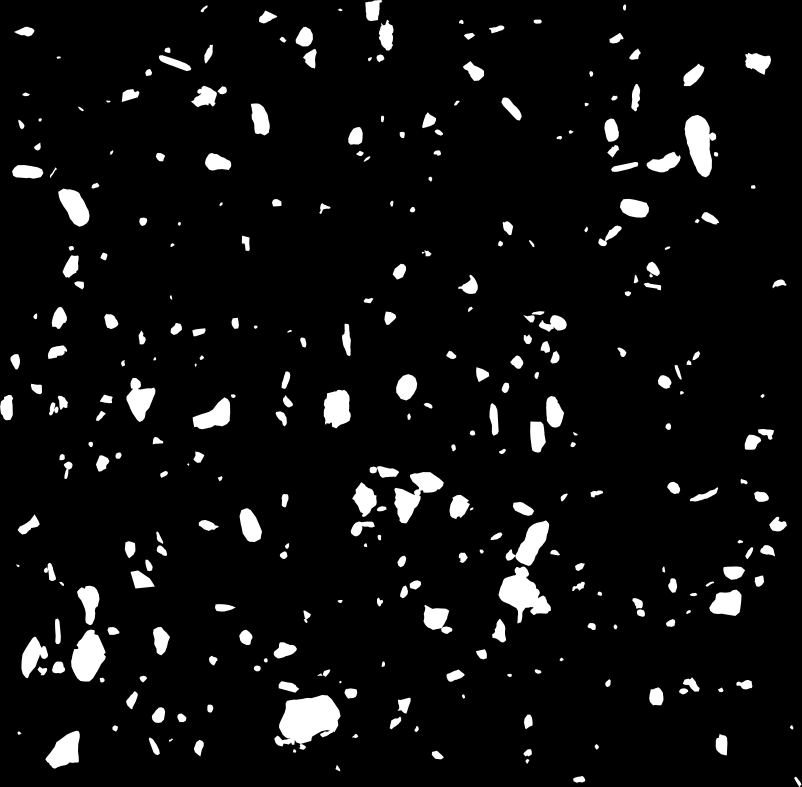
#> input picture gross_section.png, 4006 x 3932 px, given in place of new_surface.png, which was not available (shown at 1/5 size)
$ jupyter execute --allow-errors contour_extraction.ipynb   (text cells are left out)
#> lines starting #> are read from the running program, lines starting #| are printed output that depends on the picture; after the words box and inside, x2 and y2 are one past the last pixel; in counts of white or black regions, pixels touching at a corner belong together; pictures that were not available may be replaced by others from this repository, and a replacement may not be noted
[cell 1]
import numpy as np
import pickle
import cv2, copy
import matplotlib.pyplot as plt
from mpl_toolkits import mplot3d
from matplotlib import pyplot as plt
import matplotlib.tri as tri
plt.style.use('tableau-colorblind10')
plt.rcParams['text.usetex'] = False
from IPython.display import set_matplotlib_formats
import matplotlib.tri as mtri
from mpl_toolkits.mplot3d import Axes3D
from matplotlib import rc
from matplotlib import cm, colors
from matplotlib.colors import LightSource
#set_matplotlib_formats('pdf') # For vectorized output of the figures

'''

font = {'family': 'Amiri',
        'color':  'black',
        'weight': 'normal',
        'size': 12,
        }
'''
from scipy import interpolate
#!apt-get install gmsh
#!pip install meshio
#!pip install gmsh
import gmsh, sys
import subprocess

[cell 2]
from PIL import Image

# Abrir a imagem original
imagem = Image.open("/content/new_surface.png")  # Substitua pelo seu arquivo
#> imagem is the input picture: PIL image 4006x3932 RGBA; mean R, G, B, A 15.4, 15.4, 15.4, 255

# Definir as coordenadas do recorte (esquerda, superior, direita, inferior)
area_recorte = (500, 500, 1500, 1500)  # Exemplo: recorte de 1000x1000 px no centro

# Aplicar o recorte
imagem_recortada = imagem.crop(area_recorte)
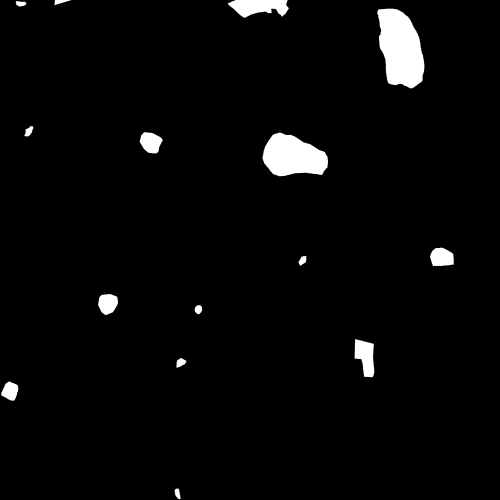
#> imagem_recortada: PIL image 1000x1000 RGBA (shown at 1/2 size); mean R, G, B, A 7.8, 7.8, 7.8, 255

# Salvar a imagem recortada
imagem_recortada.save("/content/new_surface_recorte.png")

[cell 3]
filename = '/content/new_surface_recorte.png'
# [5 lines of commented-out code are left out]
img = cv2.imread(filename)
#> img: shape (1000, 1000, 3); min 0, max 255, mean 7.8
plt.imshow(img)
#> (this line was passed over: IPython is not available in this run)
plt.title("Input test image")
#> (this line was passed over: IPython is not available in this run)
plt.show()

# Find contours with certain threshold.. (manual job depends on the image)
gray = cv2.cvtColor(img, cv2.COLOR_BGR2GRAY)
_, threshold = cv2.threshold(gray, 127, 255, cv2.THRESH_BINARY)
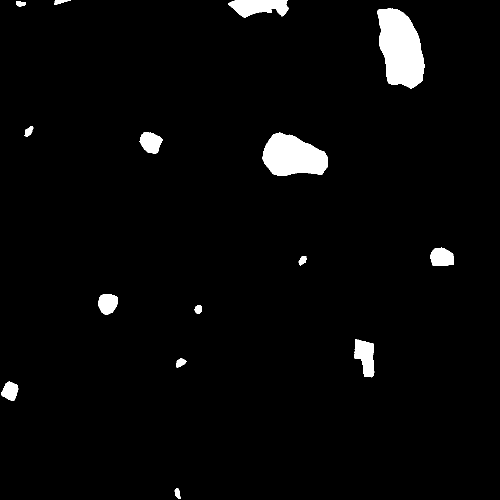
#> threshold: shape (1000, 1000) (shown at 1/2 size); 3.1% white; 15 white regions
contours, hierarchy = cv2.findContours(threshold, cv2.RETR_EXTERNAL, cv2.CHAIN_APPROX_NONE)
#> contours = 15 contours; largest, box (x1, y1, x2, y2) and area: (755, 17, 849, 177) 10712, (525, 265, 656, 352) 8026, (456, 0, 578, 35) 2820, (709, 678, 749, 755) 1979, (860, 495, 908, 532) 1360

def extract_contours(contours):
    myconts = {}
    for i, contour in enumerate(contours):
        myconts[str(i)] = np.array(contour)
#> this loop made 15 passes
#> after the loop, myconts = 15 items
    return myconts

def plot_contours(contours_dict):
    for k, cont in enumerate(contours_dict):
        # fig = plt.figure()
        # ax = fig.add_subplot(111)
        coord = contours_dict[str(cont)][:, 0, :]
        plt.plot(coord[:, 0], -coord[:, 1], label="C#{}".format(cont))
        plt.gca().set_aspect('equal')
        plt.axis('off')
    #plt.legend()

myconts = extract_contours(contours)
#> myconts = 15 items
del myconts['1']
del myconts['5']
#> (the rest of this cell did not finish here and is left out)

[cell 4]
# Make an arranged loop of the coordinates that can be connected with a line

import numpy as np

# Make an arranged loop of the coordinates that can be connected with a line

def make_looped_contour(coordinates):
    coordinates = np.unique(coordinates, axis=0)
    new_coordinates =  np.zeros(coordinates.shape)
    _updated_coord = np.zeros(new_coordinates.shape)

    threshold = max([max(coordinates[:,0]), max(coordinates[:,0])]) ** 20
    # pick up the first point (closet to the origin)
    _temp_rads = np.sqrt(coordinates[:, 0]**2 + coordinates[:, 1]**2)
    # wander = np.where(_temp_rads == min(_temp_rads))
    # wander_2 = (wander[0][:1],)
    # new_coordinates[0, :] = coordinates[wander_2, :]
    new_coordinates[0, :] = coordinates[np.where(_temp_rads == min(_temp_rads)), :]
    coordinates[np.where(_temp_rads == min(_temp_rads)), :] = [threshold, threshold]

    for i in range(1, len(coordinates[:,0])-2):
        _updated_coord[:, 0] = coordinates[:, 0] - new_coordinates[i-1, 0]
        _updated_coord[:, 1] = coordinates[:, 1] - new_coordinates[i-1, 1]
        _temp_rads = np.sqrt(_updated_coord[:, 0]**2 + _updated_coord[:, 1]**2)
        _curernt_idx = np.where(_temp_rads == min(_temp_rads))
        try:
            new_coordinates[i, :] = coordinates[_curernt_idx, :]
        except:
            # In case we have more than one point with equal distances take the first
            temp = coordinates[_curernt_idx, :]
            new_coordinates[i, :] = temp[0,0, :]
        coordinates[_curernt_idx, :] = [threshold, threshold]

    # Close the loop...
    new_coordinates[i+1, :] = new_coordinates[0, :]
    new_coordinates = np.delete(new_coordinates,(i+2), axis=0)
    return new_coordinates


def parameterise_contours(contours_dict, normalize_scale=False, normalize_location=False):
#> called with normalize_scale = False, normalize_location = False
    para_conts = {}
    for i, contour in enumerate(contours_dict):
        coord = contours_dict[str(contour)][:, 0, :]
        new_coord = make_looped_contour(coord)
        if normalize_scale:
            scale_x = max(new_coord[:,0]) - min(new_coord[:,0])
            scale_y = max(new_coord[:,1]) - min(new_coord[:,1])
            new_coord[:,0] /= scale_x
            new_coord[:,1] /= scale_y
        if normalize_location:
            new_coord[:,0] -= np.mean(new_coord[:,0])
            new_coord[:,1] -= np.mean(new_coord[:,1])
        para_conts[str(i)] = new_coord
#> this loop made 13 passes
#> (contour, threshold in make_looped_contour) on passes 1 to 12: ('0', 1152921504606846976), ('2', 6604829020213215232), ('3', 2892209261771751424), ('4', 2156952340791141713), ('6', 490717537034567680), ('7', -660419564214547983), ('8', 1484115619271879361), ('9', 8778713041907744768), ('10', -1349654029263699968), ('11', 0), ('12', -5571182145444745519), ('13', -6709929675464766207)
#> after the loop, para_conts = 13 items
    return para_conts

mypara_conts = parameterise_contours(myconts)
#> mypara_conts = 13 items

test_coord = mypara_conts["0"]
#> test_coord = 46 pairs, first value 349 to 360, second value 977 to 997

# Create figure and axes
#> (the rest of this cell did not finish here and is left out)

[cell 5]
# Resample the signals
def resample_nonuniform_signals(signal, points_num=2**8):
    _signal_x = np.linspace(1, len(signal), len(signal))
    new_signal_x = np.linspace(min(_signal_x), max(_signal_x), points_num)
    fcubic = interpolate.interp1d(_signal_x, signal, kind='cubic') #, kind='cubic'
    new_signal = fcubic(new_signal_x)
    return new_signal_x, new_signal

def uniformly_parameterised_contour(contours_dict, points_num=2**8):
#> called with points_num = 1024
    uni_para_conts = {}
    for i, contour in enumerate(contours_dict):
        coord = contours_dict[str(contour)]
        _, res_x = resample_nonuniform_signals(coord[:,0], points_num)
        _, res_y = resample_nonuniform_signals(coord[:,1], points_num)
        uni_para_conts[str(i)] = np.array([res_x, res_y])
#> this loop made 13 passes
#> contour on passes 1 to 12: '0', '1', '2', '3', '4', '5', '6', '7', '8', '9', '10', '11'
#> after the loop, uni_para_conts = 13 items
    return uni_para_conts

# resampled_x1, resampled_y1 = resample_nonuniform_signals(new_coordinates1[:,1], 2**5)
myuni_para_conts = uniformly_parameterised_contour(mypara_conts, points_num=2**10)
#> myuni_para_conts = 13 items
coords_uni_x = myuni_para_conts["0"][0]; coords_uni_y = myuni_para_conts["0"][1]
#> after `coords_uni_x = myuni_para_conts['0'][0]`: coords_uni_x = 1024 values, max 360.1 at index 463, min 349 at index 1003, mean 355.3
#> after `coords_uni_y = myuni_para_conts['0'][1]`: coords_uni_y = 1024 values, max 997.1 at index 605, min 976.9 at index 82, mean 987.2
coords_uni_x2 = myuni_para_conts["1"][0]; coords_uni_y2 = myuni_para_conts["1"][1]
#> after `coords_uni_x2 = myuni_para_conts['1'][0]`: coords_uni_x2 = 1024 values, max 372.2 at index 235, min 352.9 at index 831, mean 360.7
#> after `coords_uni_y2 = myuni_para_conts['1'][1]`: coords_uni_y2 = 1024 values, max 734.1 at index 601, min 715.7 at index 9, mean 725.6


plt.plot(coords_uni_x, -coords_uni_y, 'ok', label='Uniform', markersize=1)
#> (this line was passed over: IPython is not available in this run)
#plt.plot(coords_uni_x2, -coords_uni_y2, '+b', label='Uniform', markersize=1)
plt.title("Uniformly sampled vs. the original signal")
#> (this line was passed over: IPython is not available in this run)
plt.legend()
#> (this line was passed over: IPython is not available in this run)
plt.show();

[cell 6]
def expand_signal_1D(signal_1D):
    # rFFT with conjugate symmetry assuming the inputs are only real
    coefs = np.fft.rfft(signal_1D, norm=None)
    return coefs

def reconstruct_1D_signal(coefs, max_freq):
    # irFFT with conjugate symmetry assuming the inputs are only real
    if max_freq != []:
        window = np.zeros(len(coefs))
        window[:max_freq] = 1
        rec_signal = np.fft.irfft(coefs*window, norm=None)
    else:
        rec_signal = np.fft.irfft(coefs, norm=None)
    return rec_signal.real

def expand_contour_signals(contours_dict, compute_moments=False):
#> called with compute_moments = False
    expand_conts = {}
    moments = {}
    for i, contour in enumerate(contours_dict):
        sig_x = expand_signal_1D(contours_dict[str(contour)][0])
        sig_y = expand_signal_1D(contours_dict[str(contour)][1])
        '''
        if np.any(np.iscomplex(sig_y)) or np.any(np.iscomplex(sig_y)):
            break;
        '''
        expand_conts[str(i)] = np.array([sig_x, sig_y])
        moments[str(i)] = sig_y * sig_y.conj() + sig_y * sig_y.conj()
#> after the loop, expand_conts = 13 items; moments = 13 items
    print("Max. Freq used was: {}".format(len(sig_y)))
#| Max. Freq used was: 513
    if compute_moments:
        return expand_conts, moments
    else:
        return expand_conts

def reconstruct_contour_signals(contours_dict, max_freq = [], specific_segments = []):
#> called with max_freq = 513
    rec_conts = {}
    for i, contour in enumerate(contours_dict):
        if specific_segments != []:
            #sig_x_sc = max(contours_dict[str(contour)][0])
            #sig_y_sc = max(contours_dict[str(contour)][1])
            sig_x = contours_dict[str(contour)][0][:specific_segments]
            #sig_x /= max(sig_x); sig_x *= sig_x_sc
            sig_y = contours_dict[str(contour)][1][:specific_segments]
            #sig_y /= max(sig_y); sig_y *= sig_y_sc
        else:
            sig_x = contours_dict[str(contour)][0]
            sig_y = contours_dict[str(contour)][1]
        rec_x = reconstruct_1D_signal(sig_x, max_freq)
        rec_y = reconstruct_1D_signal(sig_y, max_freq)

        # close the loops
        if specific_segments != []:
            rec_x = np.append(rec_x, rec_x[0])
            rec_y = np.append(rec_y, rec_y[0])
        rec_conts[str(contour)] = np.array([rec_x, rec_y])
#> after the loop, rec_conts = 13 items
    return rec_conts

def plot_surfaces(contours_dict):
    for k, co in enumerate(contours_dict):

        coord_x = contours_dict[str(k)][0]
        coord_y = -contours_dict[str(k)][1]
        plt.plot(coord_x, coord_y, label="C#{}".format(co))
    plt.gca().set_aspect('equal')
    #plt.axis('off')

    #plt.legend();

max_rec = 513#10**3
myrec_contours = reconstruct_contour_signals(expand_contour_signals(myuni_para_conts), max_rec)
#> myrec_contours = 13 items
test_rec_x, test_rec_y = myrec_contours["0"][0], myrec_contours["0"][1]
#> test_rec_x has the same summary as coords_uni_x; test_rec_y has the same summary as coords_uni_y
#> the loop in plot_surfaces, `for k, co in enumerate(contours_dict): ` made 1 pass
#test_rec_x2, test_rec_y2 = myrec_contours["1"][0], myrec_contours["1"][1]

plot_surfaces(myrec_contours)
#> (the call stopped at in plot_surfaces, `plt.plot(coord_x, coord_y, label="C#{}".format(co))`: IPython is not available in this run)

[cell 7]
_, my_moments = expand_contour_signals(myuni_para_conts, True)
#> the loop in expand_contour_signals (call 2), `for i, contour in enumerate(contours_dict):` made 13 passes
#| Max. Freq used was: 513
#> my_moments = 13 items

H = 0.7
eigenvalues = np.linspace(1, 512, 512)

Beta = -1*(2+2*H)
Beta = -3.212 * 0.5
FITTED_LINE = 0.52 * eigenvalues**(Beta)

PSD = my_moments[str(0)][:-1].real
#> PSD = 512 values, max 2.04e+12 at index 0, min 0.00559 at index 511, mean 3.99e+09
print(len(my_moments))
#| 13

PSD /= PSD[0] # Normalise the PSD (not importanat but to have resonable numbers)
#> PSD = 512 values, max 1 at index 0, min 2.73e-15 at index 511, mean 0.00195

# www = []
#> (the rest of this cell did not finish here and is left out)

[cell 8]
segments = 5#10**3
# max_rec2 = 3#10**1
# final_max_freq = min([max_rec2, segments])
final_max_freq = [] # To use the max freq found!
final_max_freq = 2
myrec_contours_custom = reconstruct_contour_signals(expand_contour_signals(myuni_para_conts), final_max_freq, specific_segments = segments)
#| Max. Freq used was: 513
#> the loop in reconstruct_contour_signals (call 2), `for i, contour in enumerate(contours_dict):` made 13 passes
#> (contour, rec_y) on passes 11, 13: ('10', [588.3, 1052.8, 1428.5, 1495.4, 1214.2, 749.7, 374, 307.1]), ('12', [533.9, 800.1, 797.6, 527.7, 148.6, -117.6, -115.1, 154.8])
#> myrec_contours_custom = 13 items

plot_surfaces(myrec_contours_custom)
#> (the call stopped at in plot_surfaces, `plt.plot(coord_x, coord_y, label="C#{}".format(co))`: IPython is not available in this run)
#plot_contours(myconts)

$ run again, on new_surface_recorte.png
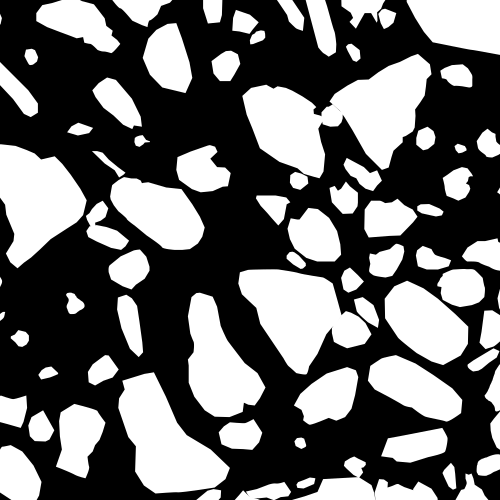
#> input picture new_surface_recorte.png, 1000 x 1000 px, given in place of new_surface.png, which was not available (shown at 1/2 size)
#> imagem is the input picture: PIL image 1000x1000 RGB; min 0, max 255, mean 104.8
#> `imagem_recortada = imagem.crop(area_recorte)`:
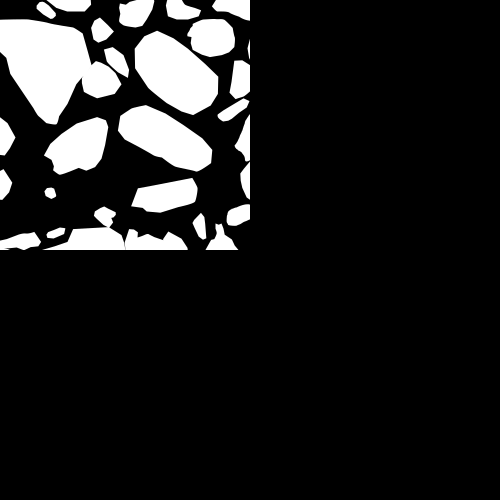
#> imagem_recortada: PIL image 1000x1000 RGB (shown at 1/2 size); min 0, max 255, mean 30.9
#> `_, threshold = cv2.threshold(gray, 127, 255, cv2.THRESH_BINARY)`:
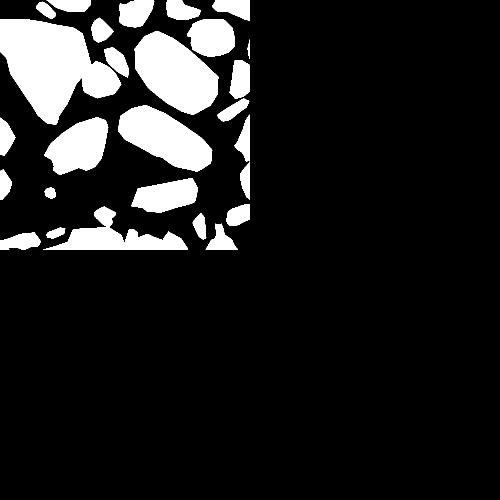
#> threshold: shape (1000, 1000) (shown at 1/2 size); 12.1% white; 27 white regions
#> contours = 27 contours; largest, box (x1, y1, x2, y2) and area: (0, 39, 243, 249) 29107, (269, 62, 437, 230) 17743, (236, 210, 425, 343) 14108, (88, 234, 217, 349) 9383, (86, 413, 375, 500) 9240
#> the loop in extract_contours, `for i, contour in enumerate(contours):` made 27 passes
#> after the loop in extract_contours, `for i, contour in enumerate(contours):`: myconts = 27 items
#> the loop in parameterise_contours, `for i, contour in enumerate(contours_dict):` made 25 passes
#> (contour, threshold in make_looped_contour) on passes 1 to 8: ('0', 4389419161382147137), ('2', 5072225404981059249), ('3', -2586366908366323712), ('4', -7496485112137121792), ('6', 9027907254513997121), ('7', 3410149420687163392), ('8', 605630069689876897), ('9', -4730744251613351983)
#> after the loop in parameterise_contours, `for i, contour in enumerate(contours_dict):`: para_conts = 25 items
#> test_coord = 197 pairs, first value 0 to 81, second value 464 to 499
#> the loop in uniformly_parameterised_contour, `for i, contour in enumerate(contours_dict):` made 25 passes
#> contour on passes 1 to 8: '0', '1', '2', '3', '4', '5', '6', '7'
#> after the loop in uniformly_parameterised_contour, `for i, contour in enumerate(contours_dict):`: uni_para_conts = 25 items
#> coords_uni_x = 1024 values, max 81.18 at index 107, min -0.0821 at index 650, mean 37.52
#> coords_uni_y = 1024 values, max 502.7 at index 1004, min 461.3 at index 995, mean 484.5
#> coords_uni_x2 = 1024 values, max 475.2 at index 661, min 410.9 at index 314, mean 441.6
#> coords_uni_y2 = 1024 values, max 499.1 at index 656, min 447 at index 0, mean 480.6
#> the loop in expand_contour_signals, `for i, contour in enumerate(contours_dict):` made 25 passes
#> after the loop in expand_contour_signals, `for i, contour in enumerate(contours_dict):`: expand_conts = 25 items
#| Max. Freq used was: 513
#> the loop in reconstruct_contour_signals, `for i, contour in enumerate(contours_dict):` made 25 passes
#> test_rec_x has the same summary as coords_uni_x; test_rec_y has the same summary as coords_uni_y
#> the loop in plot_surfaces, `for k, co in enumerate(contours_dict): ` made 1 pass
#> the loop in expand_contour_signals (call 2), `for i, contour in enumerate(contours_dict):` made 25 passes
#| Max. Freq used was: 513
#> `PSD = my_moments[str(0)][:-1].real`: PSD = 512 values, max 4.92e+11 at index 0, min 17.43 at index 491, mean 961631631.9
#| 25
#> `PSD /= PSD[0]`: PSD = 512 values, max 1 at index 0, min 3.54e-11 at index 491, mean 0.00195
#| Max. Freq used was: 513
#> the loop in reconstruct_contour_signals (call 2), `for i, contour in enumerate(contours_dict):` made 25 passes
#> (contour, rec_y) on passes 23 to 25: ('22', [1324.8, 3221.2, 4751.9, 5020.2, 3869.1, 1972.7, 442, 173.6]), ('23', [2391.2, 5094.8, 6592.5, 6007, 3681.4, 977.9, -519.8, 65.61]), ('24', [726.3, 1934, 2644.1, 2440.6, 1442.7, 235, -475, -271.5])
#> myrec_contours_custom = 25 items
